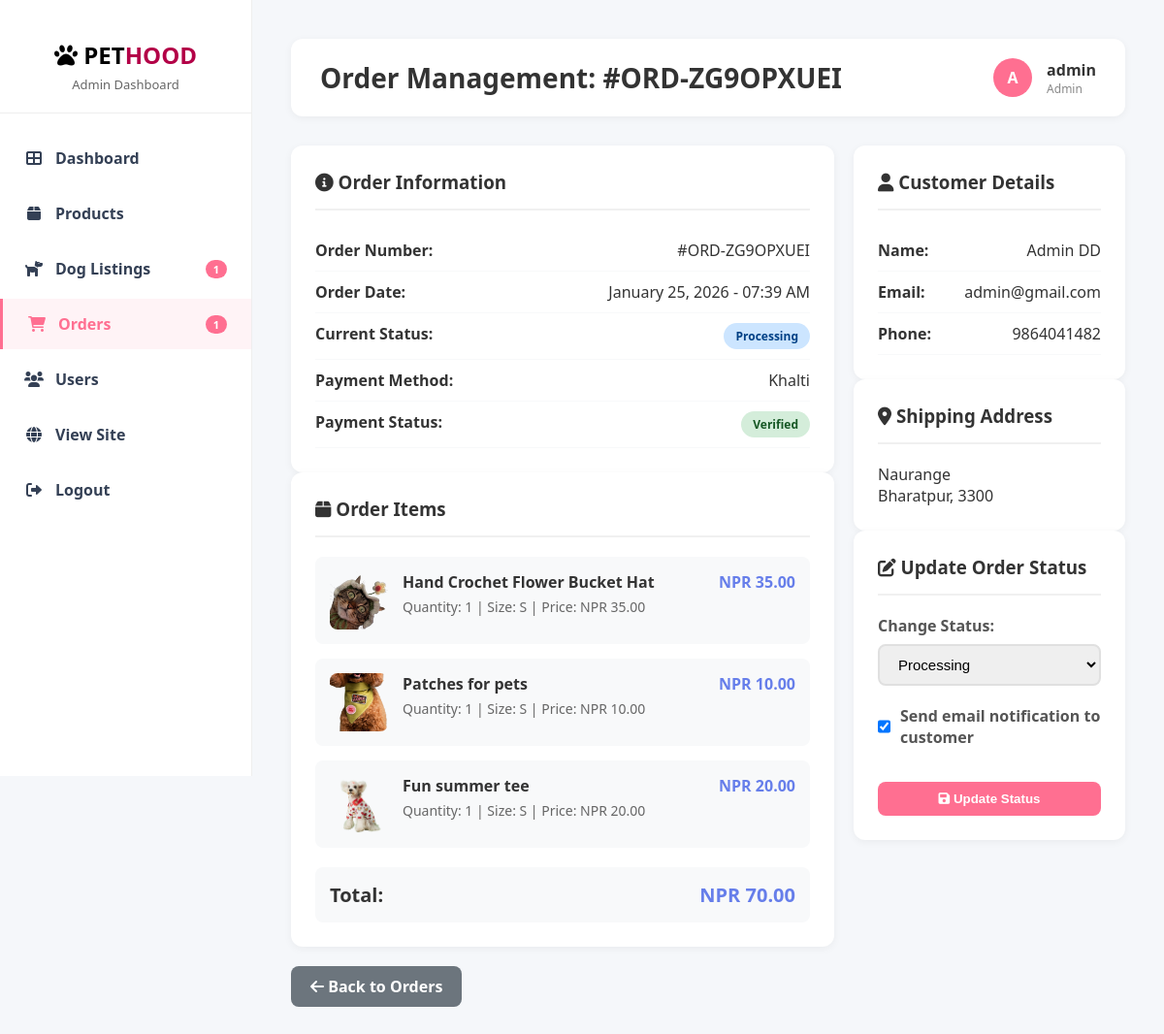
Page /dashboard/orders/8/ (signed in) on the committed database.
### shop/models.py (models this page shows, shortened)
class Order(models.Model):
    STATUS_CHOICES = [
        ('pending', 'Pending'),
        ('packing', 'Packing'),
        ('processing', 'Processing'),
        ('shipped', 'Shipped'),
        ('delivered', 'Delivered'),
        ('cancelled', 'Cancelled'),
    ]
    PAYMENT_METHOD_CHOICES = [
        ('khalti', 'Khalti'),
        ('cod', 'Cash on Delivery'),
    ]
    user = models.ForeignKey(User, on_delete=models.CASCADE)
    order_number = models.CharField(max_length=20, unique=True, editable=False, null=True, blank=True)
    first_name = models.CharField(max_length=100)
    last_name = models.CharField(max_length=100)
    email = models.EmailField()
    phone = models.CharField(max_length=20)
    address = models.TextField()
    city = models.CharField(max_length=100)
    postal_code = models.CharField(max_length=20, blank=True)
    notes = models.TextField(blank=True)
    total_amount = models.DecimalField(max_digits=10, decimal_places=2)
    payment_method = models.CharField(max_length=20, choices=PAYMENT_METHOD_CHOICES)
    status = models.CharField(max_length=20, choices=STATUS_CHOICES, default='pending')
    payment_verified = models.BooleanField(default=False)
    khalti_token = models.CharField(max_length=255, blank=True, null=True)
    khalti_transaction_id = models.CharField(max_length=255, blank=True, null=True)
    created_at = models.DateTimeField(auto_now_add=True)
    updated_at = models.DateTimeField(auto_now=True)
    class Meta:
        ordering = ['-created_at']

class OrderItem(models.Model):
    order = models.ForeignKey(Order, related_name='items', on_delete=models.CASCADE)
    product = models.ForeignKey(Product, on_delete=models.CASCADE)
    quantity = models.PositiveIntegerField()
    size = models.CharField(max_length=10, blank=True, null=True)
    price = models.DecimalField(max_digits=10, decimal_places=2)
    @property
    def subtotal(self):
        return self.price * self.quantity

class Product(models.Model):
    CATEGORY_CHOICES = [
        ('food', 'Food'),
        ('clothes', 'Clothes'),
        ('accessories', 'Accessories'),
    ]
    name = models.CharField(max_length=200)
    slug = models.SlugField(max_length=250, unique=True, blank=True, null=True)
    category = models.CharField(max_length=20, choices=CATEGORY_CHOICES)
    price = models.DecimalField(max_digits=10, decimal_places=2)
    description = models.TextField()
    image = models.ImageField(upload_to='products/')
    sizes = models.ManyToManyField(Size, blank=True)   #  multiple sizes

### dashboard/views.py (the view, shortened to what this page needs)
# urls.py: path('orders/<int:order_id>/', views.order_detail, name='order_detail'),
@staff_member_required
def order_detail(request, order_id):
    order = get_object_or_404(Order, id=order_id)
    context = {
        'order': order,
        'status_choices': Order.STATUS_CHOICES,
        **get_notification_counts(),
    }
    return render(request, 'dashboard/order_detail.html', context)

### dashboard/views.py (called while the page is built)
def get_notification_counts():
    pending_dogs = Dog.objects.filter(is_approved=False).count()
    pending_orders = Order.objects.filter(status='pending').count()
    return {
        'pending_dogs_count': pending_dogs,
        'pending_orders_count': pending_orders,
    }

### shop/context_processors.py (called while the page is built)
def cart_count(request):
    if request.user.is_authenticated:
        cart, _ = Cart.objects.get_or_create(user=request.user)
        count = cart.items.count()
    else:
        count = 0
    return {'cart_count': count}

### templates/dashboard/order_detail.html (shortened to what this page needs)
{% extends 'dashboard/base.html' %}
{% block page_title %}Order Management: #{{ order.order_number }}{% endblock %}
{% block content %}
<div class="order-grid">
    <div>
        <div class="order-section">
            <h3><i class="fas fa-info-circle"></i> Order Information</h3>
            <div class="info-row">
                <strong>Order Number:</strong>
                <span>#{{ order.order_number }}</span>
            </div>
            <div class="info-row">
                <strong>Order Date:</strong>
                <span>{{ order.created_at|date:"F d, Y - h:i A" }}</span>
            </div>
            <div class="info-row">
                <strong>Current Status:</strong>
                <span class="badge badge-{{ order.status }}">{{ order.get_status_display }}</span>
            </div>
            <div class="info-row">
                <strong>Payment Method:</strong>
                <span>{{ order.get_payment_method_display }}</span>
            </div>
            {% if order.payment_method == 'khalti' %}
            <div class="info-row">
                <strong>Payment Status:</strong>
                <span>
                    {% if order.payment_verified %}
                        <span class="badge badge-approved">Verified</span>
                    {% else %}
                        <span class="badge badge-unapproved">Pending</span>
                    {% endif %}
                </span>
            </div>
            {% endif %}
        </div>
        <div class="order-section">
            <h3><i class="fas fa-box"></i> Order Items</h3>
            {% for item in order.items.all %}
            <div class="order-item">
                {% if item.product.image %}
                <img src="{{ item.product.image.url }}" alt="{{ item.product.name }}">
                {% endif %}
                <div style="flex: 1;">
                    <strong>{{ item.product.name }}</strong>
                    <div style="color: #666; font-size: 14px; margin-top: 5px;">
                        Quantity: {{ item.quantity }}
                        {% if item.size %} | Size: {{ item.size }}{% endif %}
                        | Price: NPR {{ item.price }}
                    </div>
                </div>
                <div style="font-weight: bold; color: #667eea;">
                    NPR {{ item.subtotal }}
                </div>
            </div>
            {% endfor %}
            <div style="background: #f8f9fa; padding: 15px; border-radius: 8px; margin-top: 20px;">
                <div style="display: flex; justify-content: space-between; font-size: 20px; font-weight: bold;">
                    <span>Total:</span>
                    <span style="color: #667eea;">NPR {{ order.total_amount }}</span>
                </div>
            </div>
        </div>
    </div>
    <div>
        <div class="order-section">
            <h3><i class="fas fa-user"></i> Customer Details</h3>
            <div class="info-row">
                <strong>Name:</strong>
                <span>{{ order.first_name }} {{ order.last_name }}</span>
            </div>
            <div class="info-row">
                <strong>Email:</strong>
                <span>{{ order.email }}</span>
            </div>
            <div class="info-row">
                <strong>Phone:</strong>
                <span>{{ order.phone }}</span>
            </div>
        </div>
        <div class="order-section">
            <h3><i class="fas fa-map-marker-alt"></i> Shipping Address</h3>
            <p>{{ order.address }}</p>
            <p>{{ order.city }}{% if order.postal_code %}, {{ order.postal_code }}{% endif %}</p>
        </div>
        <div class="order-section">
            <h3><i class="fas fa-edit"></i> Update Order Status</h3>
            <form method="post">
                <div class="form-group">
                    <label>Change Status:</label>
                    <select name="status" class="form-control">
                        {% for value, label in status_choices %}
                        <option value="{{ value }}" {% if order.status == value %}selected{% endif %}>{{ label }}</option>
                        {% endfor %}
                    </select>
                </div>
                <div class="form-group" style="margin-top: 15px;">
                    <label style="display: flex; align-items: center; gap: 10px; cursor: pointer;">
                        <input type="checkbox" name="send_email" checked style="width: 18px; height: 18px;">
                        <span>Send email notification to customer</span>
                    </label>
                </div>
                <button type="submit" class="btn btn-primary" style="width: 100%; margin-top: 15px;">
                    <i class="fas fa-save"></i> Update Status
                </button>
            </form>
        </div>
    </div>
</div>
<a href="{% url 'dashboard:order_list' %}" class="btn btn-secondary">
    <i class="fas fa-arrow-left"></i> Back to Orders
</a>
{% endblock %}

### templates/dashboard/base.html (shortened to what this page needs)
<!DOCTYPE html>
<html lang="en">
<head>
    <link rel="stylesheet" href="https://cdnjs.cloudflare.com/ajax/libs/font-awesome/6.0.0/css/all.min.css">
</head>
<body>
    <div class="sidebar">
        <div class="sidebar-header">
            <h2><i class="fas fa-paw"></i> PET<span class="highlight">HOOD</span></h2>
            <p>Admin Dashboard</p>
        </div>
        <ul class="sidebar-menu">
            <li>
                <a href="{% url 'dashboard:home' %}" class="{% if request.resolver_match.url_name == 'home' %}active{% endif %}">
                    <span class="menu-item-content">
                        <i class="fas fa-th-large"></i> Dashboard
                    </span>
                </a>
            </li>
            <li>
                <a href="{% url 'dashboard:product_list' %}" class="{% if 'product' in request.resolver_match.url_name %}active{% endif %}">
                    <span class="menu-item-content">
                        <i class="fas fa-box"></i> Products
                    </span>
                </a>
            </li>
            <li>
                <a href="{% url 'dashboard:dog_list' %}" class="{% if 'dog' in request.resolver_match.url_name %}active{% endif %}">
                    <span class="menu-item-content">
                        <i class="fas fa-dog"></i> Dog Listings
                    </span>
                    {% if pending_dogs_count > 0 %}
                    <span class="notification-badge">{{ pending_dogs_count }}</span>
                    {% endif %}
                </a>
            </li>
            <li>
                <a href="{% url 'dashboard:order_list' %}" class="{% if 'order' in request.resolver_match.url_name %}active{% endif %}">
                    <span class="menu-item-content">
                        <i class="fas fa-shopping-cart"></i> Orders
                    </span>
                    {% if pending_orders_count > 0 %}
                    <span class="notification-badge">{{ pending_orders_count }}</span>
                    {% endif %}
                </a>
            </li>
            <li>
                <a href="{% url 'dashboard:user_list' %}" class="{% if 'user' in request.resolver_match.url_name %}active{% endif %}">
                    <span class="menu-item-content">
                        <i class="fas fa-users"></i> Users
                    </span>
                </a>
            </li>
            <li>
                <a href="{% url 'home' %}">
                    <span class="menu-item-content">
                        <i class="fas fa-globe"></i> View Site
                    </span>
                </a>
            </li>
            <li>
                <a href="{% url 'logout' %}">
                    <span class="menu-item-content">
                        <i class="fas fa-sign-out-alt"></i> Logout
                    </span>
                </a>
            </li>
        </ul>
    </div>
    <div class="main-content">
        <div class="top-bar">
            <h1>{% block page_title %}Dashboard{% endblock %}</h1>
            <div class="user-info">
                <div class="avatar">{{ request.user.username|first|upper }}</div>
                <div>
                    <strong>{{ request.user.username }}</strong>
                    <div style="font-size: 12px; color: #888;">Admin</div>
                </div>
            </div>
        </div>
        {% block content %}{% endblock %}
    </div>
</body>
</html>

### templates/dashboard/base.html (style rules this page uses)
* { margin: 0; padding: 0; box-sizing: border-box; }
body { font-family: 'Segoe UI', Tahoma, Geneva, Verdana, sans-serif; background: #f5f7fa; color: #333; }
.sidebar { position: fixed; left: 0; top: 0; height: 100vh; width: 260px; background: #fff; border-right: 1px solid #eee; padding: 20px 0; overflow-y: auto; z-index: 1000; }
.sidebar-header { padding: 20px; text-align: center; border-bottom: 1px solid #eee; margin-bottom: 20px; }
.sidebar-header h2 { color: #000; font-size: 24px; margin-bottom: 5px; }
.sidebar-header h2 .highlight { color: #b30047; }
.sidebar-header p { color: #666; font-size: 13px; }
.sidebar-menu { list-style: none; }
.sidebar-menu li { margin-bottom: 5px; }
.sidebar-menu a { display: flex; align-items: center; justify-content: space-between; padding: 15px 25px; color: #344055; text-decoration: none; transition: all 0.3s; font-weight: 600; }
.sidebar-menu a:hover, .sidebar-menu a.active { background: #fff3f6; color: #ff6f91; border-left: 3px solid #ff6f91; }
.sidebar-menu i { margin-right: 12px; width: 20px; text-align: center; }
.menu-item-content { display: flex; align-items: center; flex: 1; }
.main-content { margin-left: 260px; padding: 40px; min-height: 100vh; }
.top-bar { background: white; padding: 20px 30px; border-radius: 12px; margin-bottom: 30px; box-shadow: 0 2px 8px rgba(0, 0, 0, 0.05); display: flex; justify-content: space-between; align-items: center; }
.top-bar h1 { color: #333; font-size: 28px; }
.user-info { display: flex; align-items: center; gap: 15px; }
.user-info .avatar { width: 40px; height: 40px; border-radius: 50%; background: #ff6f91; display: flex; align-items: center; justify-content: center; color: white; font-weight: bold; }
.btn { padding: 10px 20px; border: none; border-radius: 8px; cursor: pointer; text-decoration: none; display: inline-block; font-weight: 600; transition: all 0.3s; }
.btn-primary { background: #ff6f91; color: white; }
.btn-secondary { background: #6c757d; color: white; }
.form-group { margin-bottom: 20px; }
.form-group label { display: block; margin-bottom: 8px; font-weight: 600; color: #555; }
.form-control { width: 100%; padding: 10px 15px; border: 2px solid #e0e0e0; border-radius: 8px; font-size: 15px; transition: border-color 0.3s; }
.badge { padding: 5px 12px; border-radius: 20px; font-size: 12px; font-weight: 600; display: inline-block; }
.badge-processing { background: #cce5ff; color: #004085; }
.badge-approved { background: #d4edda; color: #155724; }
.notification-badge { background: #ff6f91; color: white; padding: 2px 8px; border-radius: 12px; font-size: 11px; font-weight: 700; margin-left: auto; min-width: 20px; text-align: center; }

### templates/dashboard/order_detail.html (style rules this page uses)
.order-grid { display: grid; grid-template-columns: 2fr 1fr; gap: 20px; margin-bottom: 20px; }
.order-section { background: white; padding: 25px; border-radius: 12px; box-shadow: 0 2px 8px rgba(0, 0, 0, 0.05); }
.order-section h3 { margin-bottom: 20px; color: #333; padding-bottom: 15px; border-bottom: 2px solid #f0f0f0; }
.info-row { display: flex; justify-content: space-between; padding: 10px 0; border-bottom: 1px solid #f8f9fa; }
.order-item { display: flex; gap: 15px; padding: 15px; background: #f8f9fa; border-radius: 8px; margin-bottom: 15px; }
.order-item img { width: 60px; height: 60px; object-fit: cover; border-radius: 8px; }

### rows in the picture
Order: order_number "ORD-ZG9OPXUEI", created_at "January 25, 2026 - 07:39 AM", status "Processing", payment_method "Khalti", total_amount "70.00", first_name "Admin", last_name "DD", email "admin@gmail.com", phone "9864041482", address "Naurange", city "Bharatpur", postal_code "3300"
OrderItem: product.image (picture), product.name "Hand Crochet Flower Bucket Hat", quantity "1", size "S", price "35.00", subtotal "35.00"
OrderItem: product.image (picture), product.name "Patches for pets", quantity "1", size "S", price "10.00", subtotal "10.00"
OrderItem: product.image (picture), product.name "Fun summer tee", quantity "1", size "S", price "20.00", subtotal "20.00"

### other values in the picture
{{ pending_dogs_count }} "1"
{{ pending_orders_count }} "1"
{{ request.user.username|first|upper }} "A"
{{ request.user.username }} "admin"
